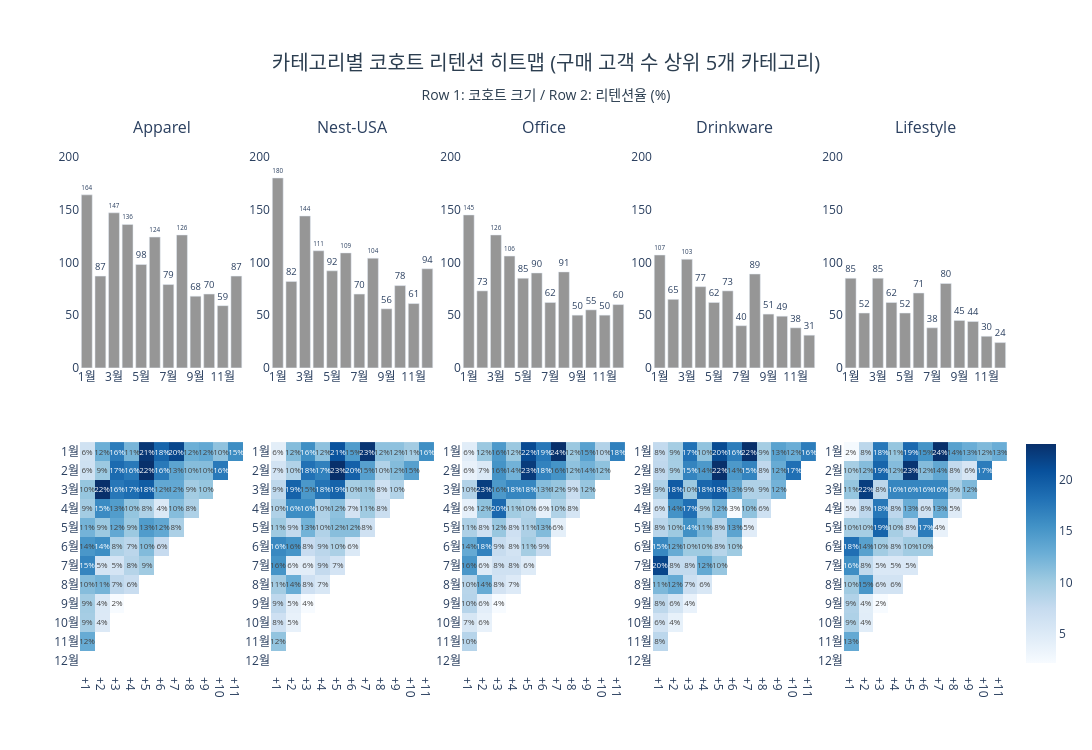

The notebook cell saved with this chart:
### Code cell
specs = [[{"type": "xy"}] * 5, [{"type": "heatmap"}] * 5]

fig = make_subplots(
    rows=2, cols=5,
    specs=specs,
    subplot_titles=top_cats,
    vertical_spacing=0.14,
    horizontal_spacing=0.03
)

max_size = max(data["pivot"][0].max() for data in cohort_by_cat.values())

for ci, cat in enumerate(top_cats, 1):
    data = cohort_by_cat[cat]
    hmap = data["pct"].drop(columns=[0], errors="ignore")
    sizes = data["pivot"][0].reindex(hmap.index).values
    cat_y = [f"{i}월" for i in hmap.index]
    cat_x = [f"+{c}" for c in hmap.columns]

    fig.add_trace(go.Bar(
        x=cat_y,
        y=sizes,
        text=sizes,
        textposition="outside",
        marker_color="rgb(150,150,150)",
        showlegend=False
    ), row=1, col=ci)

    fig.add_trace(go.Heatmap(
        z=hmap.values,
        x=cat_x,
        y=cat_y,
        colorscale="Blues",
        text=[[f"{v:.0f}%" if (v == v and v > 0) else "" for v in row] for row in hmap.values],
        texttemplate="%{text}",
        textfont=dict(size=8),
        showscale=(ci == 5),
        colorbar=dict(x=1.01, len=0.45, y=0.22),
        zmin=0
    ), row=2, col=ci)

fig.update_yaxes(range=[0, max_size * 1.2], row=1)
fig.update_yaxes(autorange="reversed", row=2)

fig.update_layout(
    title=dict(
        text="카테고리별 코호트 리텐션 히트맵 (구매 고객 수 상위 5개 카테고리)<br>"
             "<sub>Row 1: 코호트 크기 / Row 2: 리텐션율 (%)</sub>",
        x=0.5, xanchor="center", font=dict(size=20, color="#2c3e50")
    ),
    plot_bgcolor="white",
    height=750,
    width=1500,
    margin=dict(t=140)
)
fig.show()

### Figure 1 — Plotly figure (JSON) as saved in the notebook; plotly's stock layout.template omitted (floating-point values rounded to 4 significant figures; data arrays with more than 128 entries replaced by an {"elided": "..."} marker saying what was removed)
{"data": [{"marker": {"color": "rgb(150,150,150)"}, "showlegend": false, "text": [164.0, 87.0, 147.0, 136.0, 98.0, 124.0, 79.0, 126.0, 68.0, 70.0, 59.0, 87.0], "textposition": "outside", "type": "bar", "x": ["1월", "2월", "3월", "4월", "5월", "6월", "7월", "8월", "9월", "10월", "11월", "12월"], "xaxis": "x", "y": [164.0, 87.0, 147.0, 136.0, 98.0, 124.0, 79.0, 126.0, 68.0, 70.0, 59.0, 87.0], "yaxis": "y"}, {"colorbar": {"len": 0.45, "x": 1.01, "y": 0.22}, "colorscale": [[0, "rgb(247,251,255)"], [0.125, "rgb(222,235,247)"], [0.25, "rgb(198,219,239)"], [0.375, "rgb(158,202,225)"], [0.5, "rgb(107,174,214)"], [0.625, "rgb(66,146,198)"], [0.75, "rgb(33,113,181)"], [0.875, "rgb(8,81,156)"], [1, "rgb(8,48,107)"]], "showscale": false, "text": {"elided": "12x11 str values"}, "textfont": {"size": 8}, "texttemplate": "%{text}", "type": "heatmap", "x": ["+1", "+2", "+3", "+4", "+5", "+6", "+7", "+8", "+9", "+10", "+11"], "xaxis": "x6", "y": ["1월", "2월", "3월", "4월", "5월", "6월", "7월", "8월", "9월", "10월", "11월", "12월"], "yaxis": "y6", "z": {"elided": "12x11 float values"}, "zmin": 0}, {"marker": {"color": "rgb(150,150,150)"}, "showlegend": false, "text": [180.0, 82.0, 144.0, 111.0, 92.0, 109.0, 70.0, 104.0, 56.0, 78.0, 61.0, 94.0], "textposition": "outside", "type": "bar", "x": ["1월", "2월", "3월", "4월", "5월", "6월", "7월", "8월", "9월", "10월", "11월", "12월"], "xaxis": "x2", "y": [180.0, 82.0, 144.0, 111.0, 92.0, 109.0, 70.0, 104.0, 56.0, 78.0, 61.0, 94.0], "yaxis": "y2"}, {"colorbar": {"len": 0.45, "x": 1.01, "y": 0.22}, "colorscale": [[0, "rgb(247,251,255)"], [0.125, "rgb(222,235,247)"], [0.25, "rgb(198,219,239)"], [0.375, "rgb(158,202,225)"], [0.5, "rgb(107,174,214)"], [0.625, "rgb(66,146,198)"], [0.75, "rgb(33,113,181)"], [0.875, "rgb(8,81,156)"], [1, "rgb(8,48,107)"]], "showscale": false, "text": {"elided": "12x11 str values"}, "textfont": {"size": 8}, "texttemplate": "%{text}", "type": "heatmap", "x": ["+1", "+2", "+3", "+4", "+5", "+6", "+7", "+8", "+9", "+10", "+11"], "xaxis": "x7", "y": ["1월", "2월", "3월", "4월", "5월", "6월", "7월", "8월", "9월", "10월", "11월", "12월"], "yaxis": "y7", "z": {"elided": "12x11 float values"}, "zmin": 0}, {"marker": {"color": "rgb(150,150,150)"}, "showlegend": false, "text": [145.0, 73.0, 126.0, 106.0, 85.0, 90.0, 62.0, 91.0, 50.0, 55.0, 50.0, 60.0], "textposition": "outside", "type": "bar", "x": ["1월", "2월", "3월", "4월", "5월", "6월", "7월", "8월", "9월", "10월", "11월", "12월"], "xaxis": "x3", "y": [145.0, 73.0, 126.0, 106.0, 85.0, 90.0, 62.0, 91.0, 50.0, 55.0, 50.0, 60.0], "yaxis": "y3"}, {"colorbar": {"len": 0.45, "x": 1.01, "y": 0.22}, "colorscale": [[0, "rgb(247,251,255)"], [0.125, "rgb(222,235,247)"], [0.25, "rgb(198,219,239)"], [0.375, "rgb(158,202,225)"], [0.5, "rgb(107,174,214)"], [0.625, "rgb(66,146,198)"], [0.75, "rgb(33,113,181)"], [0.875, "rgb(8,81,156)"], [1, "rgb(8,48,107)"]], "showscale": false, "text": {"elided": "12x11 str values"}, "textfont": {"size": 8}, "texttemplate": "%{text}", "type": "heatmap", "x": ["+1", "+2", "+3", "+4", "+5", "+6", "+7", "+8", "+9", "+10", "+11"], "xaxis": "x8", "y": ["1월", "2월", "3월", "4월", "5월", "6월", "7월", "8월", "9월", "10월", "11월", "12월"], "yaxis": "y8", "z": {"elided": "12x11 float values"}, "zmin": 0}, {"marker": {"color": "rgb(150,150,150)"}, "showlegend": false, "text": [107.0, 65.0, 103.0, 77.0, 62.0, 73.0, 40.0, 89.0, 51.0, 49.0, 38.0, 31.0], "textposition": "outside", "type": "bar", "x": ["1월", "2월", "3월", "4월", "5월", "6월", "7월", "8월", "9월", "10월", "11월", "12월"], "xaxis": "x4", "y": [107.0, 65.0, 103.0, 77.0, 62.0, 73.0, 40.0, 89.0, 51.0, 49.0, 38.0, 31.0], "yaxis": "y4"}, {"colorbar": {"len": 0.45, "x": 1.01, "y": 0.22}, "colorscale": [[0, "rgb(247,251,255)"], [0.125, "rgb(222,235,247)"], [0.25, "rgb(198,219,239)"], [0.375, "rgb(158,202,225)"], [0.5, "rgb(107,174,214)"], [0.625, "rgb(66,146,198)"], [0.75, "rgb(33,113,181)"], [0.875, "rgb(8,81,156)"], [1, "rgb(8,48,107)"]], "showscale": false, "text": {"elided": "12x11 str values"}, "textfont": {"size": 8}, "texttemplate": "%{text}", "type": "heatmap", "x": ["+1", "+2", "+3", "+4", "+5", "+6", "+7", "+8", "+9", "+10", "+11"], "xaxis": "x9", "y": ["1월", "2월", "3월", "4월", "5월", "6월", "7월", "8월", "9월", "10월", "11월", "12월"], "yaxis": "y9", "z": {"elided": "12x11 float values"}, "zmin": 0}, {"marker": {"color": "rgb(150,150,150)"}, "showlegend": false, "text": [85.0, 52.0, 85.0, 62.0, 52.0, 71.0, 38.0, 80.0, 45.0, 44.0, 30.0, 24.0], "textposition": "outside", "type": "bar", "x": ["1월", "2월", "3월", "4월", "5월", "6월", "7월", "8월", "9월", "10월", "11월", "12월"], "xaxis": "x5", "y": [85.0, 52.0, 85.0, 62.0, 52.0, 71.0, 38.0, 80.0, 45.0, 44.0, 30.0, 24.0], "yaxis": "y5"}, {"colorbar": {"len": 0.45, "x": 1.01, "y": 0.22}, "colorscale": [[0, "rgb(247,251,255)"], [0.125, "rgb(222,235,247)"], [0.25, "rgb(198,219,239)"], [0.375, "rgb(158,202,225)"], [0.5, "rgb(107,174,214)"], [0.625, "rgb(66,146,198)"], [0.75, "rgb(33,113,181)"], [0.875, "rgb(8,81,156)"], [1, "rgb(8,48,107)"]], "showscale": true, "text": {"elided": "12x11 str values"}, "textfont": {"size": 8}, "texttemplate": "%{text}", "type": "heatmap", "x": ["+1", "+2", "+3", "+4", "+5", "+6", "+7", "+8", "+9", "+10", "+11"], "xaxis": "x10", "y": ["1월", "2월", "3월", "4월", "5월", "6월", "7월", "8월", "9월", "10월", "11월", "12월"], "yaxis": "y10", "z": {"elided": "12x11 float values"}, "zmin": 0}], "layout": {"annotations": [{"font": {"size": 16}, "showarrow": false, "text": "Apparel", "x": 0.088, "xanchor": "center", "xref": "paper", "y": 1, "yanchor": "bottom", "yref": "paper"}, {"font": {"size": 16}, "showarrow": false, "text": "Nest-USA", "x": 0.294, "xanchor": "center", "xref": "paper", "y": 1, "yanchor": "bottom", "yref": "paper"}, {"font": {"size": 16}, "showarrow": false, "text": "Office", "x": 0.5, "xanchor": "center", "xref": "paper", "y": 1, "yanchor": "bottom", "yref": "paper"}, {"font": {"size": 16}, "showarrow": false, "text": "Drinkware", "x": 0.706, "xanchor": "center", "xref": "paper", "y": 1, "yanchor": "bottom", "yref": "paper"}, {"font": {"size": 16}, "showarrow": false, "text": "Lifestyle", "x": 0.912, "xanchor": "center", "xref": "paper", "y": 1, "yanchor": "bottom", "yref": "paper"}], "height": 750, "margin": {"t": 140}, "plot_bgcolor": "white", "title": {"font": {"color": "#2c3e50", "size": 20}, "text": "카테고리별 코호트 리텐션 히트맵 (구매 고객 수 상위 5개 카테고리)<br><sub>Row 1: 코호트 크기 / Row 2: 리텐션율 (%)</sub>", "x": 0.5, "xanchor": "center"}, "width": 1500, "xaxis": {"anchor": "y", "domain": [0, 0.176]}, "xaxis10": {"anchor": "y10", "domain": [0.824, 1]}, "xaxis2": {"anchor": "y2", "domain": [0.206, 0.382]}, "xaxis3": {"anchor": "y3", "domain": [0.412, 0.588]}, "xaxis4": {"anchor": "y4", "domain": [0.618, 0.794]}, "xaxis5": {"anchor": "y5", "domain": [0.824, 1]}, "xaxis6": {"anchor": "y6", "domain": [0, 0.176]}, "xaxis7": {"anchor": "y7", "domain": [0.206, 0.382]}, "xaxis8": {"anchor": "y8", "domain": [0.412, 0.588]}, "xaxis9": {"anchor": "y9", "domain": [0.618, 0.794]}, "yaxis": {"anchor": "x", "domain": [0.57, 1], "range": [0, 216]}, "yaxis10": {"anchor": "x10", "autorange": "reversed", "domain": [0, 0.43]}, "yaxis2": {"anchor": "x2", "domain": [0.57, 1], "range": [0, 216]}, "yaxis3": {"anchor": "x3", "domain": [0.57, 1], "range": [0, 216]}, "yaxis4": {"anchor": "x4", "domain": [0.57, 1], "range": [0, 216]}, "yaxis5": {"anchor": "x5", "domain": [0.57, 1], "range": [0, 216]}, "yaxis6": {"anchor": "x6", "autorange": "reversed", "domain": [0, 0.43]}, "yaxis7": {"anchor": "x7", "autorange": "reversed", "domain": [0, 0.43]}, "yaxis8": {"anchor": "x8", "autorange": "reversed", "domain": [0, 0.43]}, "yaxis9": {"anchor": "x9", "autorange": "reversed", "domain": [0, 0.43]}}}
